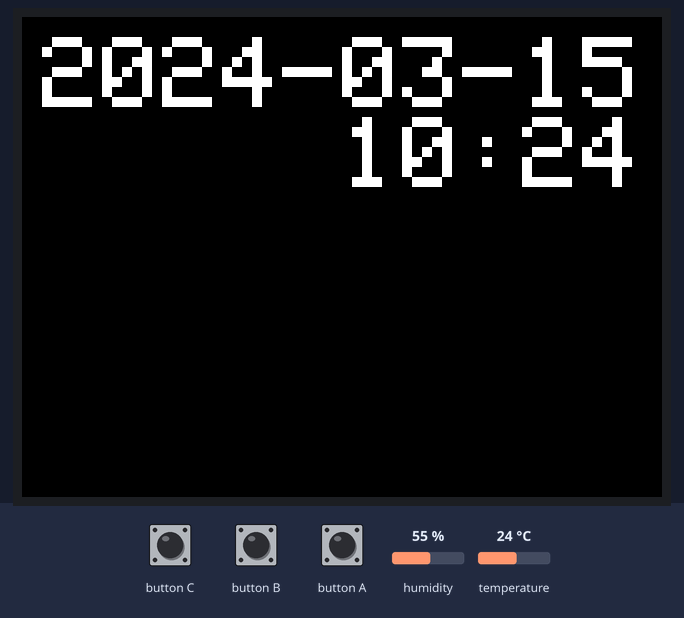
Simulated run of this sketch. Board: ESP32. Shown: 320×240 colour display. The inputs (shaded band) are chosen by the test bench; at power-on: humidity 55 %, temperature 24 °C. WiFi joins after 1.5 s; servers stay silent unless stated; the local clock reads 2024-03-15 10:24:30 at power-on unless the sketch sets it; web services answer with replies made up by the test bench; what the sketch prints to the serial monitor is not drawn.

Above: at 1.8 s.
At 3.6 s:
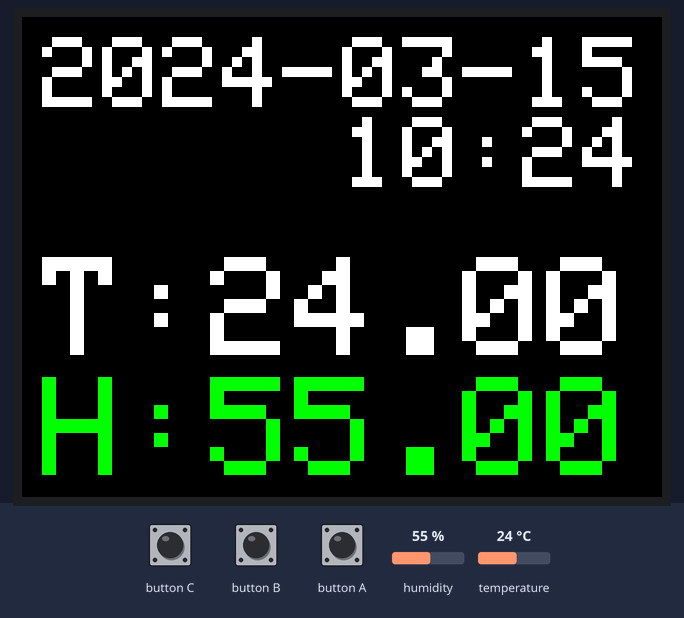
At 31.8 s:
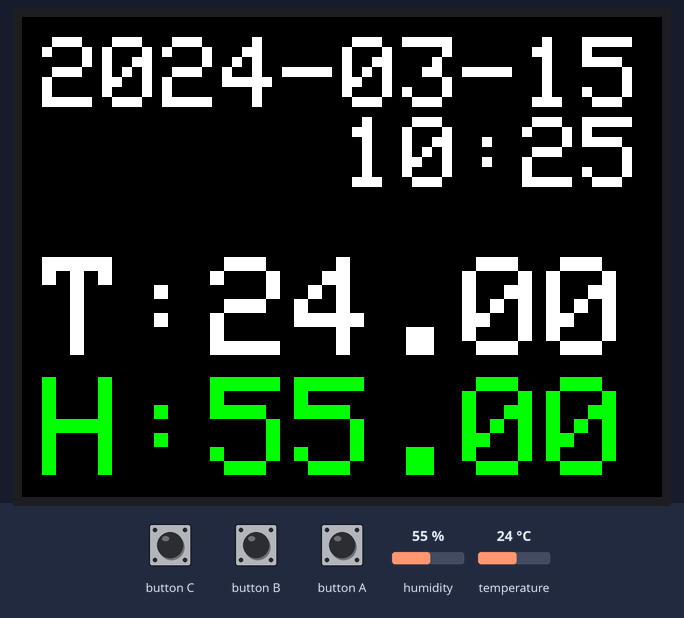
At 91.9 s:
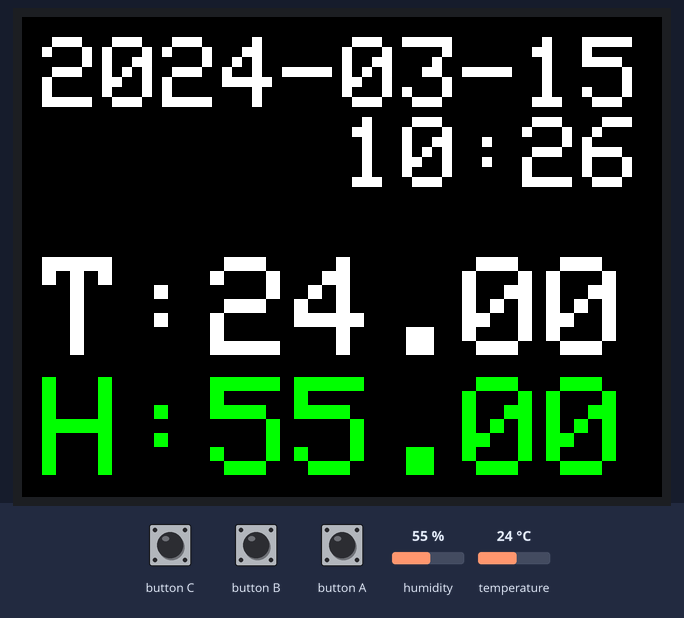

The sketch:

M5Stack_DHT12_TempertureToIFTTT.ino
```cpp
#include <M5Stack.h>
#include <time.h>

#include "DHT12.h"
DHT12 dht12;

#include "ClockController.h"
ClockController cc;

#include "IFTTTWebhooks.h"
IFTTTWebhooks ift;

int lastRunHour = 0;
int lastRunMin = 0;

void sendWebhooks(double temp, double humi) {
  tm t = cc.getDateTime();
  if (t.tm_hour != lastRunHour) {
    // 1時間おきに送信
    lastRunHour = t.tm_hour;
    lastRunMin = t.tm_min;
    // URLエンコードは各自でやって
    ift.sendToIFTTT("%E3%83%AA%E3%83%93%E3%83%B3%E3%82%B0%E6%B8%A9%E5%BA%A6%E7%AE%A1%E7%90%86", String(temp), String(humi));
  }
}

void clockTask(void * pvParameters) {
  for (;;) {
    tm timeinfo = cc.getDateTime();
    M5.Lcd.fillRect(0, 0, 319, 110, BLACK);
    M5.Lcd.setTextColor(WHITE);

    M5.Lcd.setTextSize(5);
    M5.Lcd.setCursor(10, 10);
    M5.Lcd.println(&timeinfo, "%Y-%m-%d");
    M5.Lcd.setCursor(10, 50);
    M5.Lcd.println(&timeinfo, "     %H:%M");
    M5.Lcd.println();
    delay(30000);
  }
}

void updateTempAndHumi(void * pvParameters) {

  for (;;) {
    double t = dht12.readTemperature();
    double h = dht12.readHumidity();

    // Webhooksへ送信
    sendWebhooks(t, h);

    // LCD表示設定
    M5.Lcd.setCursor(10, 10);
    M5.Lcd.fillRect(0, 110, 319, 209, BLACK);
    M5.Lcd.setTextSize(10);
    if (t >= 35) {
      M5.Lcd.setTextColor(RED);
    } else if (t >= 32) {
      M5.Lcd.setTextColor(YELLOW);
    } else if (t >= 28) {
      M5.Lcd.setTextColor(GREEN);
    } else {
      M5.Lcd.setTextColor(WHITE);
    }
    M5.Lcd.setCursor(10, 120);
    M5.Lcd.print("T:");
    M5.Lcd.println(t);

    if (h >= 90) {
      M5.Lcd.setTextColor(RED);
    } else if (h >= 70) {
      M5.Lcd.setTextColor(YELLOW);
    } else if (h >= 50) {
      M5.Lcd.setTextColor(GREEN);
    } else {
      M5.Lcd.setTextColor(WHITE);
    }
    M5.Lcd.setCursor(10, 180);
    M5.Lcd.print("H:");
    M5.Lcd.println(h);

    delay(60000);
  }
}

void setup() {
  M5.begin();
  Wire.begin();
  cc = ClockController();
  cc.setupTimeZone();
  ift = IFTTTWebhooks();

  xTaskCreatePinnedToCore(clockTask, "clockTask", 4096, NULL, 1, NULL, 0);
  xTaskCreatePinnedToCore(updateTempAndHumi, "updateTempAndHumi", 4096, NULL, 2, NULL, 0);
}

void loop() {
  M5.update();
}
```

ClockController.cpp
```cpp
#include "ClockController.h"

#include <WiFi.h>
#include <time.h>
#include "config.h"

ClockController::ClockController() {}

tm ClockController::getDateTime(void) {
  struct tm timeinfo;
  if(getLocalTime(&timeinfo)) {
    return timeinfo;
  }
}

void ClockController::setupTimeZone(void) {
  Serial.printf("Connecting to %s ", WIFI_SSID);
  WiFi.begin(WIFI_SSID, WIFI_PASSWORD);
  while (WiFi.status() != WL_CONNECTED) {
      delay(500);
      Serial.print(".");
  }
  Serial.println(" conected!");

  configTzTime("JST-9", "ntp.nict.jp", "time.google.com", "ntp.jst.mfeed.ad.jp");
  tm t = getDateTime();

  WiFi.disconnect(true);
}
```

ClockController.h
```cpp
#ifndef _ClockController_h_
#define _ClockController_h_
#include <time.h>

class ClockController {
  public:
    ClockController();
    tm getDateTime();
    void setupTimeZone();

  private:
};
#endif
```

IFTTTWebhooks.cpp
```cpp
#include "IFTTTWebhooks.h"

#include <Arduino.h>
#include <WiFi.h>
#include <WiFiClient.h>
#include "config.h"

IFTTTWebhooks::IFTTTWebhooks() {
}

// Maker WebHook
void IFTTTWebhooks::sendToIFTTT(String value1, String value2, String value3) {
  WiFiClient client;
  const char* server = "maker.ifttt.com";

  WiFi.begin(WIFI_SSID, WIFI_PASSWORD);
  Serial.println("conecting to wifi.");
  while (WiFi.status() != WL_CONNECTED) {
      delay(500);
      Serial.print(".");
  }
  Serial.println("wifi connected!");

  Serial.println("connecting to IFTTT Webhooks server...");
  if (!client.connect(server, 80)) {
    Serial.println("Connection failed!");
    return;
  }

  Serial.println("Connected!");
  String url = "/trigger/" + WEBHOOKS_EVENT + "/with/key/" + WEBHOOKS_KEY + "?value1=" + value1 + "&value2=" + value2 + "&value3=" + value3;
  client.println("GET " + url + " HTTP/1.1");
  client.print("Host: ");
  client.println(server);
  client.println("Connection: close");
  client.println();

  Serial.print("Waiting for response ");

  int count = 0;
  while (!client.available()) {
    delay(50);
    Serial.print(".");
    count++;
    if (count > 20 * 20) {
      Serial.println("(send) failed!");
      return;
    }
  }
  while (client.available()) {
    char c = client.read();
    Serial.write(c);
  }
  if (!client.connected()) {
    Serial.println("disconnecting from server.");
    client.stop();
  }
  WiFi.disconnect(true);
}
```

IFTTTWebhooks.h
```cpp
#ifndef _IFTTTWebhooks_h_
#define _IFTTTWebhooks_h_
#include "arduino.h"

class IFTTTWebhooks {
  public:
    IFTTTWebhooks();
    void sendToIFTTT(String, String, String);

  private:
};

#endif
```

Config.cpp
```cpp
#include "Config.h"

const char* WIFI_SSID = "XXXXXXXX";
const char* WIFI_PASSWORD = "XXXXXXXXXXXXXXXXXX";

const String WEBHOOKS_EVENT = "XXXXXXXXX";
const String WEBHOOKS_KEY = "XXXXXXXXXXXXXXXXXXXXXXXXXXX";
```

Config.h
```cpp
#ifndef _Config_h_
#define _Config_h_
#include "arduino.h"

const extern char* WIFI_SSID;
const extern char* WIFI_PASSWORD;

const extern String WEBHOOKS_EVENT;
const extern String WEBHOOKS_KEY;

#endif
```

Measured:
- what the display in image 0 shows lasts 1.8 s, from 1.7 s to 3.5 s
- what the display in image 1 shows lasts 28.2 s, from 3.5 s to 31.7 s
- what the display in image 2 shows lasts 60.1 s, from 31.7 s to 91.8 s
